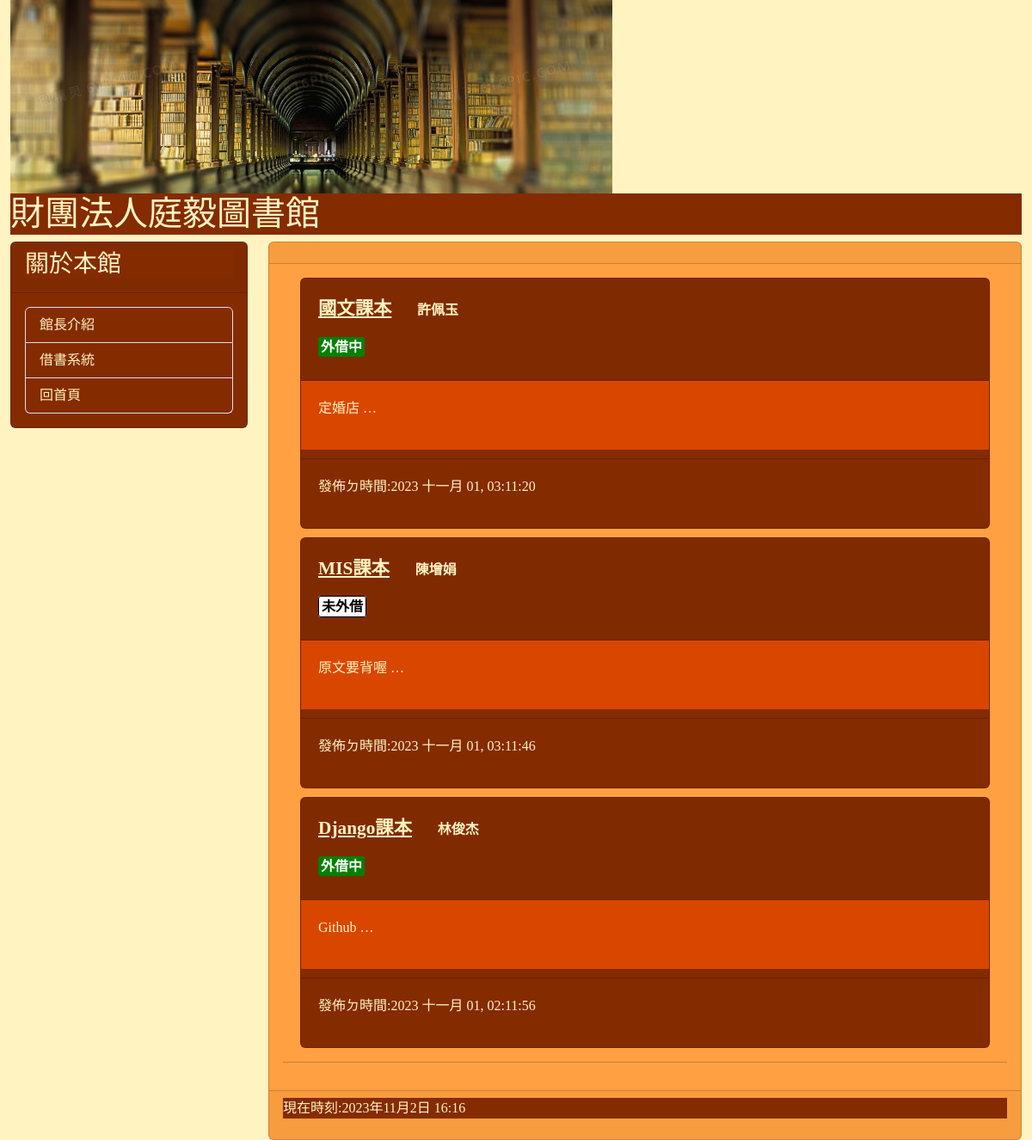
The page / on the database its author committed.
### mysite/models.py (models this page shows, shortened)
class Post(models.Model):
    title = models.CharField(max_length=50)
    write = models.CharField(max_length=50, default="不詳")
    slug = models.CharField(max_length=200)
    body = models.TextField()
    isBorrow = models.BooleanField(_("外借中"), default=False)
    pub_date = models.DateTimeField(auto_now_add=True)
    @property
    def formatted_is_borrow(self):
        if self.isBorrow:
            return '<span style="color: white; background-color: green; padding: 3px; border-radius: 3px;">外借中</span>'
        else:
            return '<span style="color: black; background-color: white; border: 1px solid black; padding: 3px; border-radius: 3px;">未外借</span>'
    formatted_is_borrow.fget.short_description = "外借狀態"
    class Meta:
        ordering = ("-pub_date",)

### mysite/views.py (the view)
# urls.py: path("",mv.homepage, name="homepage"),
def homepage(request):
    posts=Post.objects.all()
    now=datetime.now()
    return render(request,"index.html",locals())

### templates/index.html (shortened to what this page needs)
{% extends "base.html" %}
{% block content %}
{% for post in posts %}
<div class="card" style="background-color: #842B00; margin-bottom: 10px; margin-left: 20px; margin-right: 20px;">
    <div class="card-header" style="padding: 10px;">
        <p style="font-family: 微軟正黑體; font-size: 14pt; font-weight: bold; color: #FFF4C1; margin-top: 10px;">
            <a href="/post/{{post.slug}}" style="font-family: 微軟正黑體; font-size: 16pt; font-weight: bold; color: #FFF4C1; padding: 10px; display: inline;">{{post.title}}</a>
            <span style="font-family: 微軟正黑體; font-size: 12pt; font-weight: bold; color: #FFF4C1; margin-left: 15px; margin-top: 0; margin-bottom: 0; margin-right: 20px;">{{post.write}}</span>
        </p>
        <p style="font-family: 微軟正黑體; font-size: 12pt; font-weight: bold; color: #FFF4C1; margin-left: 10px;">
            {{post.formatted_is_borrow|safe}}
        </p>
    </div>
    <div class="card-body" style="font-family: 微軟正黑體; color: #FFF4C1; background-color: #D94600; padding: 20px;">
        <p>
            {{post.body|truncatechars:40}}
        </p>
    </div>
    <div class="card-footer" style="font-family: 微軟正黑體; margin-top: 10px; color: #FFF4C1; background-color: #842B00; padding: 20px;">
        <p>
            發佈ㄉ時間:{{post.pub_date| date:"Y M d, h:m:s"}}
        </p>
    </div>
</div>
{% endfor %}
<hr>
{% endblock content %}

### templates/base.html (shortened to what this page needs)
<!DOCTYPE html>
<html>
    <head>
        <link href="https://cdn.jsdelivr.net/npm/bootstrap@5.3.2/dist/css/bootstrap.min.css" rel="stylesheet">
    </head>
    <body>
        <div class="container-fluid" style="background-color:#FFF4C1">
            {% include "header.html" %}
            <div class="row">
                <div class="col-sm-3 col-md-3">
                    <div class="card" style="background-color:#842B00">
                        <div class="card-header">
                            <h3 style="font-family:微軟正黑體;color:#FFF4C1;background-color:#842B00">關於本館</h3>
                        </div>
                        <div class="card-body">
                            <div class="list-group">
                                <a style="font-family:微軟正黑體;color:#FFF4C1;background-color:#842B00" href="https://www.instagram.com/tingxuan_0203/" class="list-group-item">館長介紹</a>
                                <a style="font-family:微軟正黑體;color:#FFF4C1;background-color:#842B00" href="/book_list/" class="list-group-item">借書系統</a>
                                <a style="font-family:微軟正黑體;color:#FFF4C1;background-color:#842B00" href="/" class="list-group-item">回首頁</a>
                            </div>
                        </div>
                    </div>
                </div>
                <div class="col-sm-9 col-md-9">
                    <div class="card" style="background-color:#FFA042">
                        <div class="card-header">
                        </div>
                        <div class="card-body">
                            {% block content %} {% endblock %}
                        </div>
                        <div class="card-footer">
                            {% include "footer.html" %}
                        </div>
                </div>
            </div>
        </div>
    </body>
</html>

### templates/header.html
{%load static%}
<div class="well">
    <img src="{% static "images/1.jpg" %}" style="width: 700px;">
</div>
<h1 style="font-family:微軟正黑體;font-size:30pt;color:#FFF4C1;background-color:#842B00">財團法人庭毅圖書館</h1>

### templates/footer.html
{% block footer %}
    {% if now %}
    <p style="font-family:微軟正黑體;color:#FFF4C1;background-color:#842B00">現在時刻:{{now}}</p>
    {% else %}
    <p style="font-family:微軟正黑體;color:#FFF4C1;background-color:#842B00">財團法人庭毅圖書館 Club</p>
    {% endif %}
{% endblock footer %}

### rows shown on the page
Post: title "國文課本", write "許佩玉", formatted_is_borrow "外借中", body "定婚店 …", pub_date "2023 十一月 01, 03:11:20"
Post: title "MIS課本", write "陳增娟", formatted_is_borrow "未外借", body "原文要背喔 …", pub_date "2023 十一月 01, 03:11:46"
Post: title "Django課本", write "林俊杰", formatted_is_borrow "外借中", body "Github …", pub_date "2023 十一月 01, 02:11:56"
